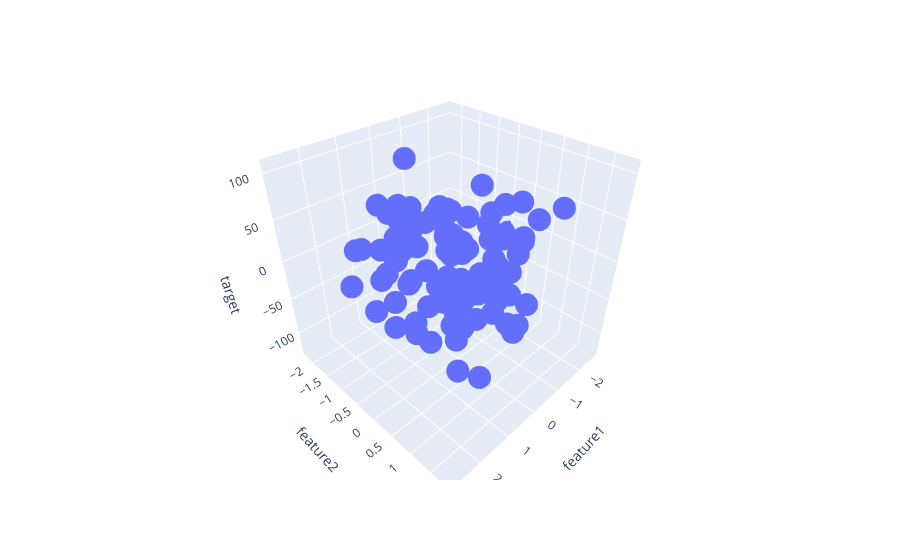

Notebook cell for this chart:
### Code cell
# plotly to 3d graph
px.scatter_3d(df, x="feature1", y="feature2", z="target")
